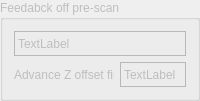
    <widget class="QGroupBox" name="groupBox_7">
     <property name="enabled">
      <bool>false</bool>
     </property>
     <property name="title">
      <string>Feedabck off pre-scan</string>
     </property>
     <layout class="QGridLayout" name="gridLayout_8">
      <item row="1" column="1">
       <widget class="QLabel" name="label_advance_z">
        <property name="sizePolicy">
         <sizepolicy hsizetype="Preferred" vsizetype="Fixed">
          <horstretch>0</horstretch>
          <verstretch>0</verstretch>
         </sizepolicy>
        </property>
        <property name="minimumSize">
         <size>
          <width>0</width>
          <height>25</height>
         </size>
        </property>
        <property name="maximumSize">
         <size>
          <width>16777215</width>
          <height>25</height>
         </size>
        </property>
        <property name="frameShape">
         <enum>QFrame::StyledPanel</enum>
        </property>
        <property name="text">
         <string>TextLabel</string>
        </property>
       </widget>
      </item>
      <item row="1" column="0">
       <widget class="QLabel" name="label_91">
        <property name="sizePolicy">
         <sizepolicy hsizetype="Fixed" vsizetype="Preferred">
          <horstretch>0</horstretch>
          <verstretch>0</verstretch>
         </sizepolicy>
        </property>
        <property name="minimumSize">
         <size>
          <width>100</width>
          <height>0</height>
         </size>
        </property>
        <property name="maximumSize">
         <size>
          <width>100</width>
          <height>16777215</height>
         </size>
        </property>
        <property name="text">
         <string>Advance Z offset fine</string>
        </property>
       </widget>
      </item>
      <item row="0" column="0" colspan="2">
       <widget class="QLabel" name="label_pre_scan">
        <property name="sizePolicy">
         <sizepolicy hsizetype="Preferred" vsizetype="Fixed">
          <horstretch>0</horstretch>
          <verstretch>0</verstretch>
         </sizepolicy>
        </property>
        <property name="minimumSize">
         <size>
          <width>0</width>
          <height>25</height>
         </size>
        </property>
        <property name="maximumSize">
         <size>
          <width>16777215</width>
          <height>25</height>
         </size>
        </property>
        <property name="frameShape">
         <enum>QFrame::StyledPanel</enum>
        </property>
        <property name="text">
         <string>TextLabel</string>
        </property>
       </widget>
      </item>
     </layout>
    </widget>
